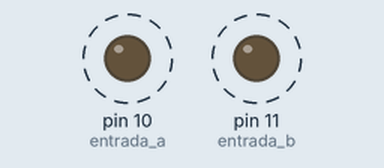
Bench run of a sketch on a simulated Arduino Uno, built with avr-gcc and run on an emulated ATmega328P. Shown: output pins drawn as LEDs (lit = HIGH). Dashed ring = blinking.

Above: at 0.2 s.
Timing chart, 0 to 4.6 s (numbered marks = the images above):
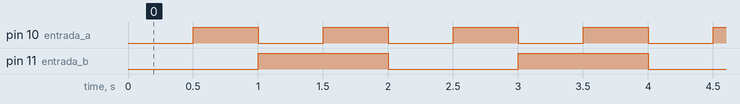

The sketch:

HOLA.ino
```cpp
void setup() {
  pinMode(10, OUTPUT); //entrada a
  pinMode(11, OUTPUT); //entrada b
}

void loop() {
  digitalWrite(10, LOW);
  digitalWrite(11, LOW);//letra H
  delay(500);

  digitalWrite(10, HIGH);
  digitalWrite(11, LOW);//letra O
  delay(500);

  digitalWrite(10, LOW);
  digitalWrite(11, HIGH);//letra L
  delay(500);

  digitalWrite(10, HIGH);
  digitalWrite(11, HIGH);//letra A
  delay(500);
}
```

Measured:
- by itself, pin 10 (entrada_a): alternates HIGH for 0.50 s and LOW for 0.50 s
- by itself, pin 11 (entrada_b): alternates HIGH for 1.0 s and LOW for 1.0 s
- by itself, everything shown: repeats every 2.0 s, in 4 steps
